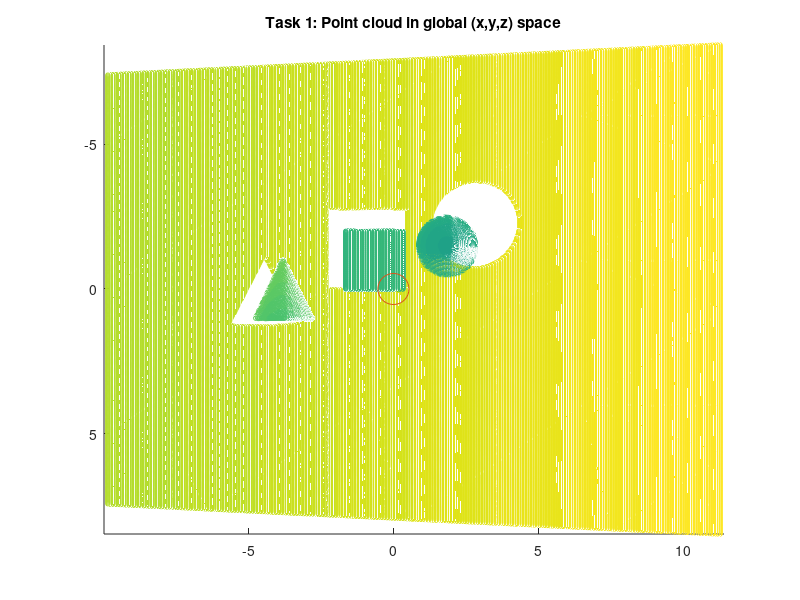
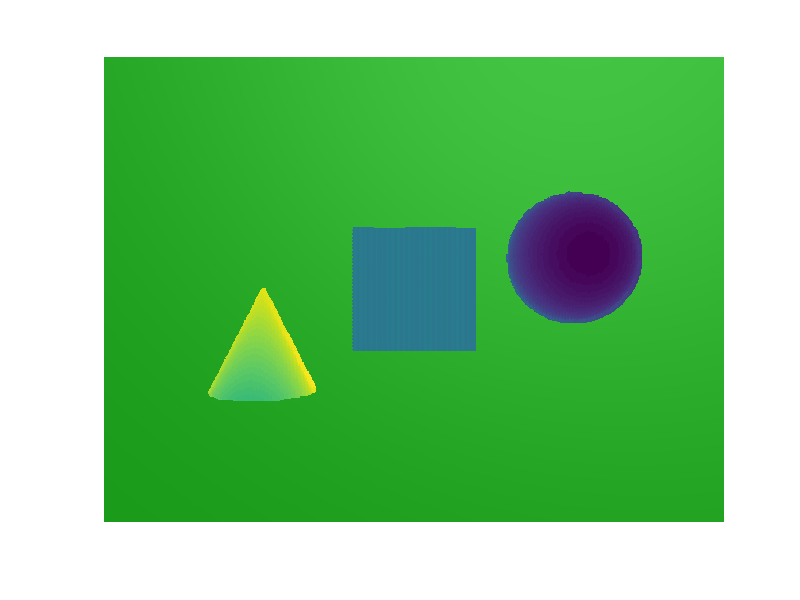

These charts were generated, in order, by the following MATLAB code: (Note: this script raises an error after producing the figures.)
% Your implementation should run by executing this m-file ("run LW1.m"), 
% but feel free to create additional files for your own functions
% Make sure it runs without errors after unzipping

% Fill out the information below

% Group members: Aleksi Korkee
% Additional tasks completed (5):

% Fill in your implementation at the assigned slots. You can use the existing 
% drawing scripts or draw your own figures 
% To give an impression of the scope of each task, 
% the number of lines of code in the reference implementation is given
% This is highly subjective depending on coding style, and should not
% be considered as a requirement. Use as much code as you need, but if you
% start having 10 times the lines, you may consider that there might be an
% easier way to do it
clear all; close all;

load synthdata

%% Task 1: Plotting global point cloud (8 lines of code)
% Back projection from PMD image plane to global space 
close all
% initialize
im_size = size(Depth);
[U,V] = meshgrid(1:1:im_size(2),1:1:im_size(1));
V = V-ceil(im_size(1)/2);
U = U-ceil(im_size(2)/2);

U = U*Dparam.pixelsize;
V = V*Dparam.pixelsize;
Z = zeros(480,640);

for v=1:480
    for u=1:640
        temp = [U(v,u) V(v,u) Dparam.f];
        d_vec = temp/norm(temp)*Depth(v,u);
        Z(v,u) = d_vec(3);       
    end
end

Y = V.*Z./Dparam.f;
X = U.*Z./Dparam.f;

% Plotting
figure; hold on;
scatter3(X(:),Y(:),Z(:),10,Z(:))
%scatter3(X(1, :), X(2, :), X(3, :), 10, X(3, :));
scatter3(0,0,0, 500, 'rx')
title('Task 1: Point cloud in global (x,y,z) space');
set(gca,'YDir','reverse');
set(gca,'ZDir','reverse');
axis equal
drawnow;



%% Task 2: Projection to color camera image plane (5 lines of code)

xyz = R*[X(:)';Y(:)';Z(:)']+T;

Xc = xyz(1,:);
Yc = xyz(2,:);
Zc = xyz(3,:); 
U2 = Cparam.fx*Xc./Zc+Cparam.cx*Cparam.pixelsize;
V2 = Cparam.fy*Yc./Zc+Cparam.cy*Cparam.pixelsize;

U2 = U2/Cparam.pixelsize;
V2 = V2/Cparam.pixelsize;
u_colorcam = U2(:);
v_colorcam = V2(:);
z_colorcam = Zc(:);


% Plotting
figure; axis equal
imshow(Image, []); hold on; %#ok<*NODEF>

% Only drawing the objects in front to check alignment
objectmask = z_colorcam<13;
sc = scatter(u_colorcam(objectmask), v_colorcam(objectmask), 10, z_colorcam(objectmask), 'filled');
sc.MarkerEdgeAlpha = 0.1;
sc.MarkerFaceAlpha = 0.1;
title( 'Task 2: Global depth points projected on image plane of the color camera');
drawnow;

%% Task 3 Resampling projected data (3 lines of code)


[Uc,Vc] = meshgrid(1:1:im_size(2),1:1:im_size(1));

sc1 = scatteredInterpolant(u_colorcam,v_colorcam,z_colorcam);
sc1.Method = 'nearest';
z_colorcam_reg = reshape(sc1(Uc(:),Vc(:)),im_size);

% Plotting
figure;
subplot( 131); imshow( Image, []); title('Task 3: Original color image')
subplot( 132); imshow( z_colorcam_reg, []); title('Task 3: Resampled depth image');
subplot( 133); imshowpair( Image, z_colorcam_reg); title('Task 3: Resampled depth on original color')

%%
% Task 4 Visualizing combined depth/color data

% Well, actually, this one is just plotting so you're done already
figure; 
surf(z_colorcam_reg, double(Image), 'EdgeColor', 'none')
set(gca,'ZDir','reverse');
set(gca,'YDir','reverse');
title( 'Task 4: 3D mesh generated from resampled depth')
drawnow;

%% Task 5 Artifact removal (6 lines of code)
% Just plotting here, add your implementation to the edgeRemoval.h function
figure; 
h = surf(z_colorcam_reg, double(Image), 'EdgeColor', 'none');
set(gca,'ZDir','reverse');
set(gca,'YDir','reverse');
title( 'Task 5: 3D mesh generated from resampled depth with edge artifacts removed')
edgeRemoval(h);


%% Task 6 Color resampling (4 lines of code)
% 
% % center U,v of color
% U_c = Uc-ceil(im_size(2)/2);
% V_c = Vc-ceil(im_size(1)/2);
% 
% % To real coordinate
% U_c = U_c * Cparam.pixelsize;
% V_c = V_c * Cparam.pixelsize;
% 
% % coordinates when colorcam is optical center
% Z_c = reshape(14*ones(im_size),im_size);%14*ones(im_size);
% X_c = (U_c - Dparam.pixelsize*Dparam.cx).*Z_c./Dparam.fx;
% Y_c = (V_c - Dparam.pixelsize*Dparam.cy).*Z_c./Dparam.fy;
% 
% % rotate coordinate to depthcam
% xyz = R*[X_c(:)';Y_c(:)';Z_c(:)']+T;
% X_d = reshape(xyz(1,:),im_size);
% Y_d = reshape(xyz(2,:),im_size);
% Z_d = reshape(xyz(3,:),im_size);
% 
% % coord to uv
% U_d = (Cparam.fx.*X_d./Z_d+Cparam.cx*Cparam.pixelsize)/Cparam.pixelsize;
% V_d = (Cparam.fy.*Y_d./Z_d+Cparam.cy*Cparam.pixelsize)/Cparam.pixelsize;
% 
% % shift
%  U_d = U_d+ceil(im_size(2)/2);
%  V_d = V_d+ceil(im_size(1)/2);
% im_r = double(Image(:,:,1));
% r_im = interp2(double(Image(:,:,1)),U_d,V_d);
% g_im = interp2(double(Image(:,:,2)),U_d,V_d);
% b_im = interp2(double(Image(:,:,3)),U_d,V_d);
% z= Z;
% resampledColorImage = cat(3,r_im,g_im,b_im);
% 
% 
% % Plotting
% figure(1); 
% 
% subplot( 231); imshow( Image, []); title('Task 3: Original color image')
% subplot( 232); imshow( z_colorcam_reg, []); title('Task 3: Resampled depth image');
% subplot( 233); imshowpair( Image, z_colorcam_reg); title('Task 3: Resampled depth on original color')
% 
% subplot( 234); imshow( resampledColorImage, []); title('Task 6: Resampled color image')
% subplot( 235); imshow( z, []); title('Task 6: Original depth image');
% subplot( 236); imshowpair( resampledColorImage, z); title('Task 6: Resampled color on original depth')
% drawnow;
% 
% 

% %%
% % Task 7 - Z-buffering (19 lines of code)
% 
% % Plotting
% figure;
% subplot(131);
% axis equal
% scatter(u_colorcam, v_colorcam, 10, z_colorcam)
% ylim([0 size(Depth, 1)]); xlim([0 size(Depth, 2)]);
% title( 'Irregular'); set(gca,'YDir','reverse'); axis equal; drawnow;
% 
% subplot(132);
% axis equal
% scatter(uc(:), vc(:), 10, z_colorcam_reg(:))
% ylim([0 size(Depth, 1)]); xlim([0 size(Depth, 2)]);
% title( 'Regular'); set(gca,'YDir','reverse'); axis equal; drawnow;
% 
% subplot(133);
% axis equal
% scatter(uc(:), vc(:), 10, z_colorcam_reg_zbuf(:))
% ylim([0 size(Depth, 1)]); xlim([0 size(Depth, 2)]);
% title( 'Regular z-buffered'); set(gca,'YDir','reverse'); axis equal; drawnow;
%  
% 
% figure; 
% subplot(231); imshow( z_colorcam_reg, []);
% title( 'Task 7: Depth data resampled into a regular grid ');
% subplot(234); imshow( z_colorcam_reg_zbuf, []);
% title( 'Task 7: Depth data resampled into a regular grid after Z-buffering');
% subplot(2, 3, [2 3 5 6]); h = surf(z_colorcam_reg_zbuf, double(Image), 'EdgeColor', 'none');
% set(gca,'ZDir','reverse');
% title( 'Task 7: Z-buffering 3D mesh generated from resampled depth')
% edgeRemoval(h);
% drawnow;
% %% Task 8 (14 lines of code)
% 
% 
% 
% % Plotting
% figure;
% scatter3(u_colorcam, v_colorcam, z_colorcam(:), 10, z_colorcam(:));
% hold on;
% plot(planeModel)
% scatter3(u_missing, v_missing, z_missing, 50, 'gx');
% set(gca,'YDir','reverse');
% set(gca,'ZDir','reverse');
% title('UVZ-point cloud with the plane fit (red) and missing pixels (green)')
% drawnow;
% 
% 
% figure; 
% subplot(231); imshow( z_colorcam_reg_zbuf, []);
% title( 'Task 7: Depth data resampled into a regular grid after Z-buffering ');
% subplot(234); imshow( z_colorcam_reg_zbuf_filled, []);
% title( 'Task 7: Depth data resampled into a regular grid after Z-buffering and occlusion filling');
% 
% subplot(2, 3, [2 3 5 6]); h = surf(z_colorcam_reg_zbuf_filled, double(Image), 'EdgeColor', 'none');
% set(gca,'ZDir','reverse');
% title( 'Task 8: Z-buffering 3D mesh generated from resampled depth')
% edgeRemoval(h);
% drawnow;

